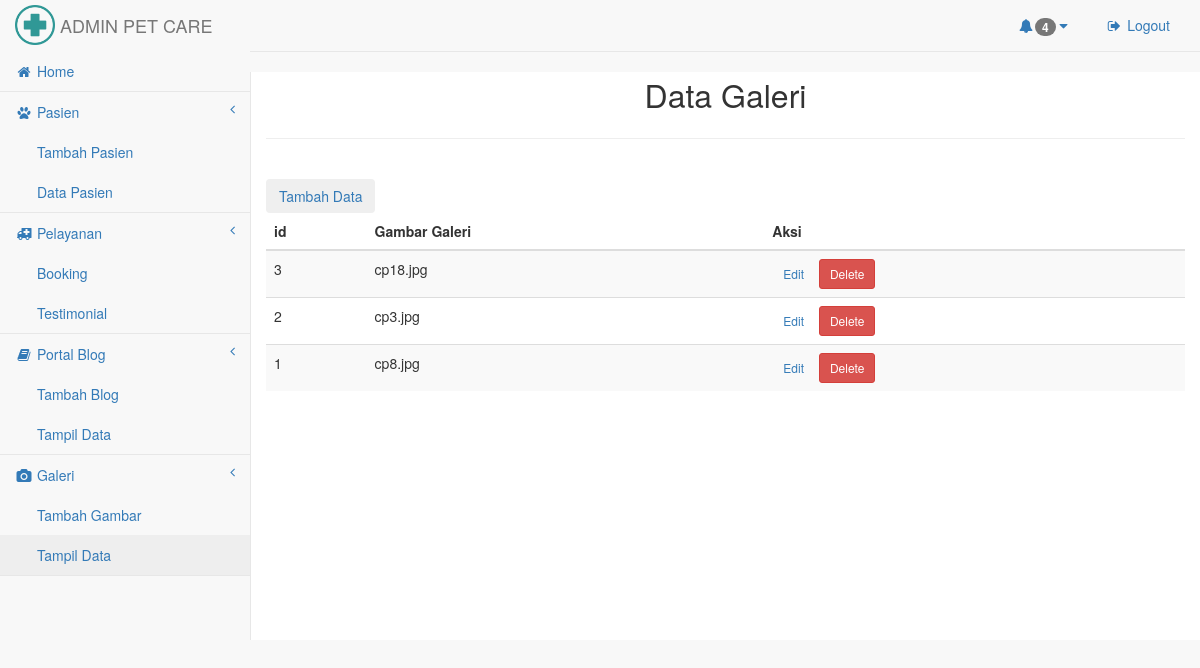
The app's page /adminnpet/index.php?page=galeri (signed in) with its own data.
### tables this page shows
CREATE TABLE `galeri` (
  `id` int(11) NOT NULL,
  `gambar` text NOT NULL
);

### adminnpet/galeri.php (the view, shortened to what this page needs)
<?php
include('config.php');
?>
    <div class="row" style="margin-top:20px">
        <center><font size="6">Data Galeri</font></center>
        <hr>
        <form action="<?php echo $_SERVER["PHP_SELF"];?>" method="post">
    </form>
        <a href="index.php?page=tambfoto"><button class="btn btn-dark right">Tambah Data</button></a>
        <div class="table-responsive">
        <table class="table table-striped jambo_table bulk_action">
            <thead>
                <tr>
                    <th>id</th>
                    <th>Gambar Galeri</th>
                    <th>Aksi</th>
                </tr>
            </thead>
            <tbody>
                <?php
                $sql = mysqli_query($koneksi, "SELECT * FROM galeri ORDER BY id DESC") or die(mysqli_error($koneksi));
                if(mysqli_num_rows($sql) > 0){
                    while($data = mysqli_fetch_assoc($sql)){
                        echo '
                        <tr>
                            <td>'.$data['id'].'</td>
                            <td>'.$data['gambar'].'</td>
                            <td>
                                <a href="index.php?page=edit_gal&id='.$data['id'].'" class="btn btn-secondary btn-sm">Edit</a>
                                <a href="hapusgal.php?id='.$data['id'].'" class="btn btn-danger btn-sm" onclick="return confirm(\'Yakin ingin menghapus data ini?\')">Delete</a>
                            </td>
                        </tr>
                        ';
                    }
                }else{
                    echo '
                    <tr>
                        <td colspan="6">Tidak ada data.</td>
                    </tr>
                    ';
                }
                ?>
        </table>
    </div>
    </div>

### adminnpet/css/sb-admin-2.css (style rules this page uses)
body { background-color: #f8f8f8; }

### records on screen
galeri: id "3", gambar "cp18.jpg"
galeri: id "2", gambar "cp3.jpg"
galeri: id "1", gambar "cp8.jpg"

### other values on screen
$jumlah "4"
